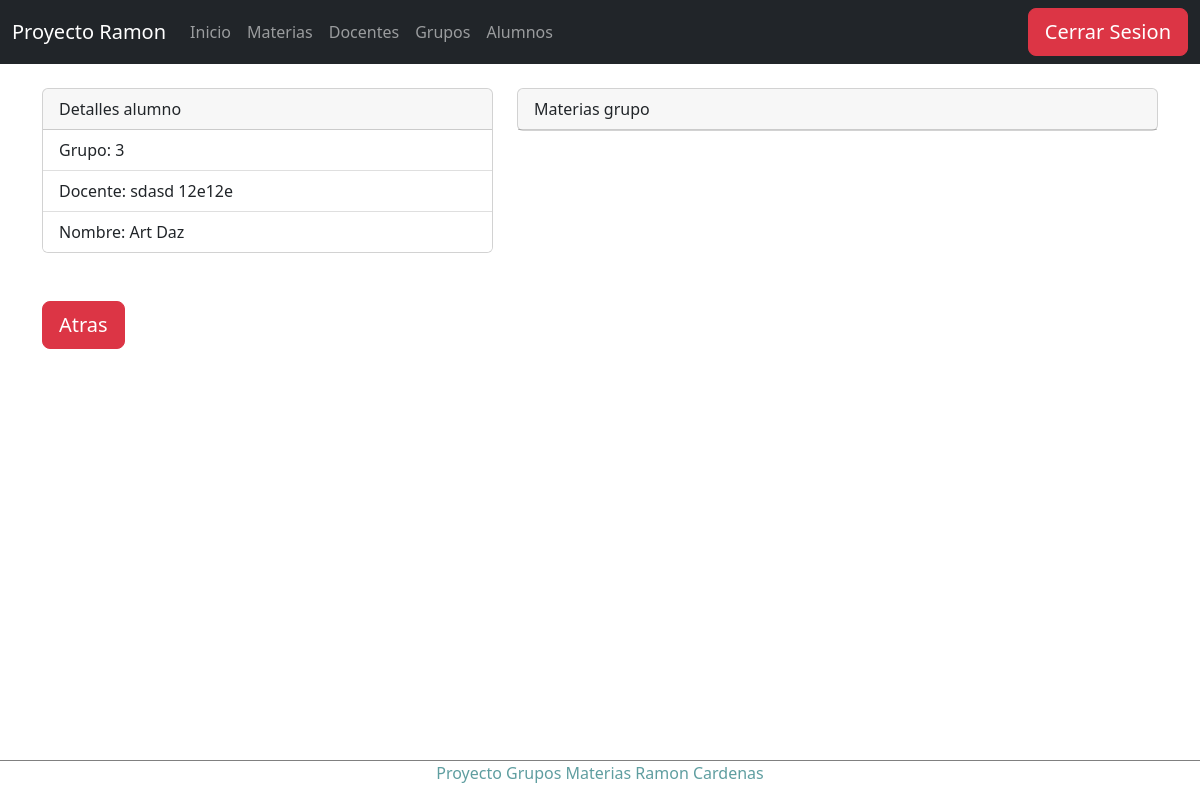
/detalleAlumno/1/1 (signed in), run on an earlier commit of the app's database.
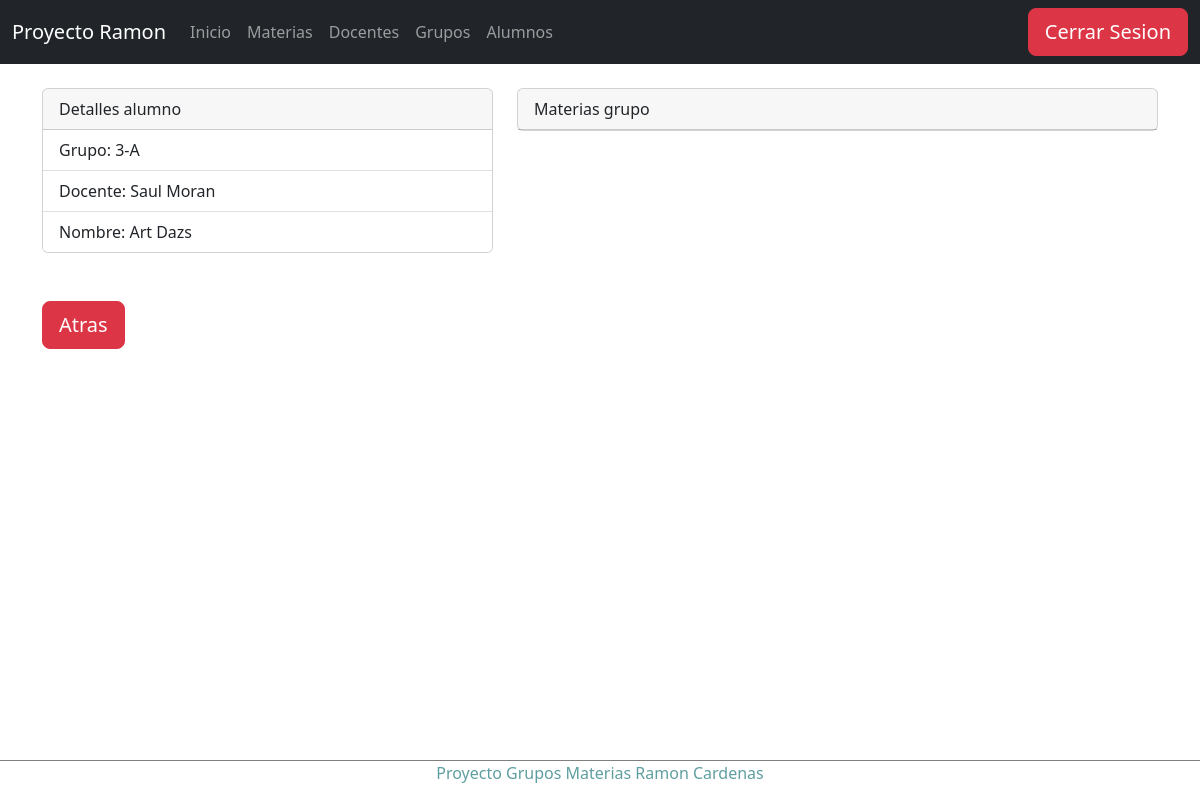
And on a later commit of the database.
### Apps/Horario/models.py (models this page shows, shortened)
class Alumno(models.Model):
    idAlumno=models.CharField(primary_key=True,max_length=6)
    nombreAlumno=models.CharField(max_length=50)
    apellidoAlumno=models.CharField(max_length=50)
    idGrupo=models.ForeignKey(Grupo, on_delete=models.SET_NULL,null=True)

class Grupo(models.Model):
    idGrupo=models.CharField(primary_key=True,max_length=6)
    nombreGrupo=models.CharField(max_length=50)
    idDocente=models.ForeignKey(Docente, on_delete=models.SET_NULL,null=True,default=0, unique=True)

class Docente(models.Model):
    idDocente=models.CharField(primary_key=True,max_length=6)
    nombreDocente=models.CharField(max_length=50)
    apellidoDocente=models.CharField(max_length=50)

### Apps/Horario/views.py (the view)
# urls.py: path('detalleAlumno/<idAlumno>/<idGrupo>', views.detalleAlumno),
@login_required
def detalleAlumno(request, idAlumno, idGrupo):
    alumno = Alumno.objects.get(idAlumno=idAlumno)
    grupoMaterias = GrupoMateria.objects.filter(idGrupo=Grupo.objects.get(idGrupo=idGrupo))
    return render(request, "alumnos/detalleAlumno.html", {"alumno":alumno,"grupoMaterias":grupoMaterias})

### Apps/Horario/templates/alumnos/detalleAlumno.html (shortened to what this page needs)
{% extends "../base.html" %}
{% block body %}
<div class="row">
    <div class="col-sm-12 col-md-6 col-lg-5 col-xl-5">
        <div class="card">
            <div class="card-header">
                Detalles alumno
            </div>
            <ul class="list-group list-group-flush">
                <li class="list-group-item">Grupo: {{alumno.idGrupo.nombreGrupo}}</li>
                <li class="list-group-item">Docente: {{alumno.idGrupo.idDocente.nombreDocente}}
                    {{alumno.idGrupo.idDocente.apellidoDocente}}</li>
                <li class="list-group-item">Nombre: {{alumno.nombreAlumno}} {{alumno.apellidoAlumno}}</li>
            </ul>
        </div>
    </div>
    <div class="col-sm-12 col-md-6 col-lg-7 col-xl-7">
        <div class="card">
            <div class="card-header">
                Materias grupo
            </div>
        </div>
    </div>
</div>
<br><br>
<div class="row">
    <div class="bd-example">
        <a href="/alumnos" class="btn btn-danger btn-lg" role="button">Atras</a>
    </div>
</div>
{% endblock %}

What changed in the data, as far as the page shows it:
changed Alumno "Art": idGrupo.nombreGrupo "3" → "3-A"; idGrupo.idDocente.nombreDocente "sdasd" → "Saul"; idGrupo.idDocente.apellidoDocente "12e12e" → "Moran"; apellidoAlumno "Daz" → "Dazs"
